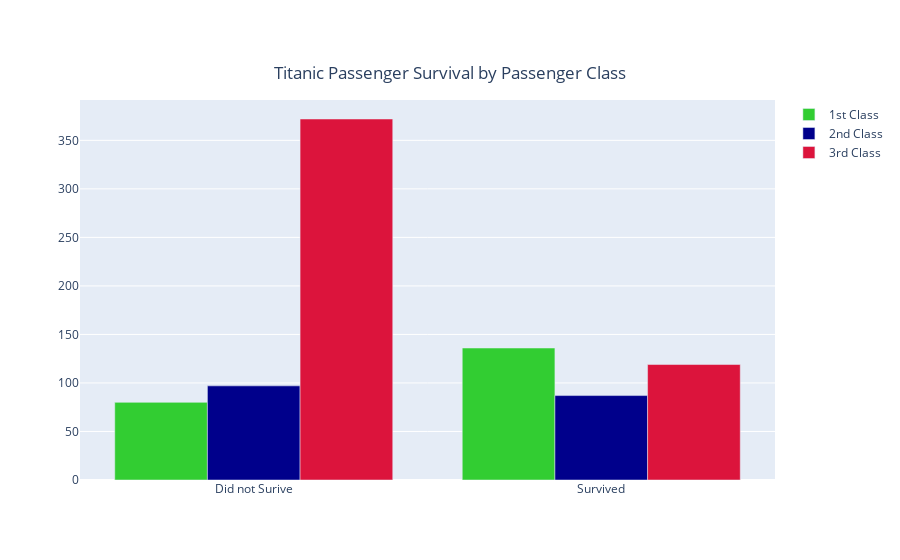

The notebook cell saved with this chart:
### Code cell
# Visualising passnger survival by PClass

data = [go.Bar(name='1st Class',
               x = ['Did not Surive', 'Survived'],
               y = train[train['Pclass']==1].groupby('Survived').count()['Pclass']),
            
       go.Bar(name = '2nd Class',
               x = ['Did not Surive', 'Survived'],
               y = train[train['Pclass']==2].groupby('Survived').count()['Pclass']),
              
       go.Bar(name = '3rd Class',
               x = ['Did not Surive', 'Survived'],
               y = train[train['Pclass']==3].groupby('Survived').count()['Pclass'])]

layout = dict(title = 'Titanic Passenger Survival by Passenger Class',
              title_x = 0.5,
              title_y = 0.88,
              colorway=('LimeGreen', 'DarkBlue', 'Crimson'))

fig = go.Figure(data=data, layout=layout)

iplot(fig, show_link=True)

### Figure 1 — Plotly figure (JSON) as saved in the notebook; plotly's stock layout.template omitted (floating-point values rounded to 4 significant figures)
{"data": [{"name": "1st Class", "type": "bar", "x": ["Did not Surive", "Survived"], "y": [80, 136]}, {"name": "2nd Class", "type": "bar", "x": ["Did not Surive", "Survived"], "y": [97, 87]}, {"name": "3rd Class", "type": "bar", "x": ["Did not Surive", "Survived"], "y": [372, 119]}], "layout": {"colorway": ["LimeGreen", "DarkBlue", "Crimson"], "title": {"text": "Titanic Passenger Survival by Passenger Class", "x": 0.5, "y": 0.88}}}
